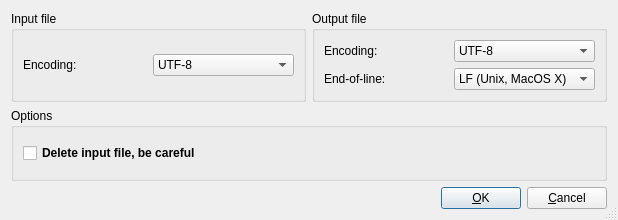
<?xml version="1.0" encoding="UTF-8"?>
<ui version="4.0">
 <class>TransposeTableOptionsDialog</class>
 <widget class="QDialog" name="TransposeTableOptionsDialog">
  <property name="geometry">
   <rect>
    <x>0</x>
    <y>0</y>
    <width>618</width>
    <height>220</height>
   </rect>
  </property>
  <property name="windowTitle">
   <string>Transpose table options</string>
  </property>
  <property name="sizeGripEnabled">
   <bool>true</bool>
  </property>
  <layout class="QGridLayout" name="gridLayout_4">
   <item row="0" column="0">
    <widget class="QGroupBox" name="groupBox_2">
     <property name="title">
      <string>Input file</string>
     </property>
     <layout class="QGridLayout" name="gridLayout_3">
      <item row="0" column="0">
       <widget class="QLabel" name="label_3">
        <property name="text">
         <string>Encoding:</string>
        </property>
       </widget>
      </item>
      <item row="0" column="1">
       <widget class="QComboBox" name="CodecInput_ComboBox">
        <item>
         <property name="text">
          <string>UTF-8</string>
         </property>
        </item>
        <item>
         <property name="text">
          <string>Apple Roman</string>
         </property>
        </item>
        <item>
         <property name="text">
          <string>Latin-1 (ISO 8859-1)</string>
         </property>
        </item>
       </widget>
      </item>
     </layout>
    </widget>
   </item>
   <item row="0" column="1">
    <widget class="QGroupBox" name="groupBox_3">
     <property name="title">
      <string>Output file</string>
     </property>
     <layout class="QGridLayout" name="gridLayout_2">
      <item row="0" column="0">
       <widget class="QLabel" name="label_4">
        <property name="text">
         <string>Encoding:</string>
        </property>
       </widget>
      </item>
      <item row="0" column="1">
       <widget class="QComboBox" name="CodecOutput_ComboBox">
        <item>
         <property name="text">
          <string>UTF-8</string>
         </property>
        </item>
        <item>
         <property name="text">
          <string>Apple Roman</string>
         </property>
        </item>
        <item>
         <property name="text">
          <string>Latin-1 (ISO 8859-1)</string>
         </property>
        </item>
       </widget>
      </item>
      <item row="1" column="0">
       <widget class="QLabel" name="label_5">
        <property name="text">
         <string>End-of-line:</string>
        </property>
       </widget>
      </item>
      <item row="1" column="1">
       <widget class="QComboBox" name="EOL_ComboBox">
        <item>
         <property name="text">
          <string>LF (Unix, MacOS X)</string>
         </property>
        </item>
        <item>
         <property name="text">
          <string>CR (MacOS classic)</string>
         </property>
        </item>
        <item>
         <property name="text">
          <string>CR+LF (Windows)</string>
         </property>
        </item>
       </widget>
      </item>
     </layout>
    </widget>
   </item>
   <item row="1" column="0" colspan="2">
    <widget class="QGroupBox" name="groupBox">
     <property name="title">
      <string>Options</string>
     </property>
     <layout class="QGridLayout" name="gridLayout">
      <item row="0" column="0">
       <widget class="QCheckBox" name="DeleteInputFile_checkBox">
        <property name="font">
         <font>
          <weight>75</weight>
          <bold>true</bold>
         </font>
        </property>
        <property name="text">
         <string>Delete input file, be careful</string>
        </property>
       </widget>
      </item>
     </layout>
    </widget>
   </item>
   <item row="2" column="0" colspan="2">
    <layout class="QHBoxLayout" name="horizontalLayout_2">
     <item>
      <spacer name="horizontalSpacer">
       <property name="orientation">
        <enum>Qt::Horizontal</enum>
       </property>
       <property name="sizeHint" stdset="0">
        <size>
         <width>40</width>
         <height>20</height>
        </size>
       </property>
      </spacer>
     </item>
     <item>
      <widget class="QPushButton" name="OK_pushButton">
       <property name="text">
        <string>&amp;OK</string>
       </property>
       <property name="default">
        <bool>true</bool>
       </property>
      </widget>
     </item>
     <item>
      <widget class="QPushButton" name="Cancel_pushButton">
       <property name="text">
        <string>&amp;Cancel</string>
       </property>
      </widget>
     </item>
    </layout>
   </item>
  </layout>
 </widget>
 <tabstops>
  <tabstop>OK_pushButton</tabstop>
  <tabstop>Cancel_pushButton</tabstop>
  <tabstop>CodecInput_ComboBox</tabstop>
  <tabstop>CodecOutput_ComboBox</tabstop>
  <tabstop>EOL_ComboBox</tabstop>
 </tabstops>
 <resources/>
 <connections/>
</ui>
